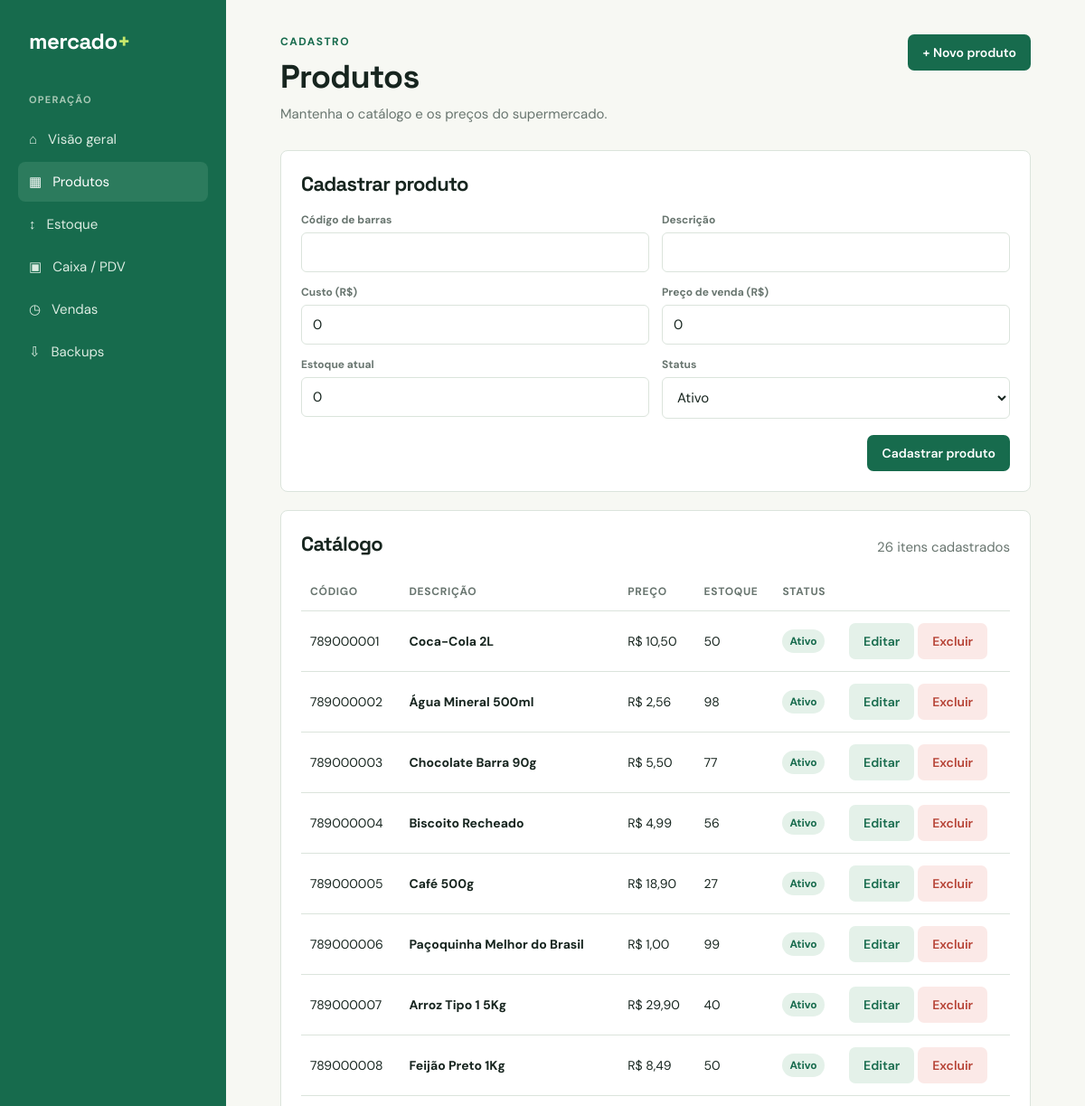
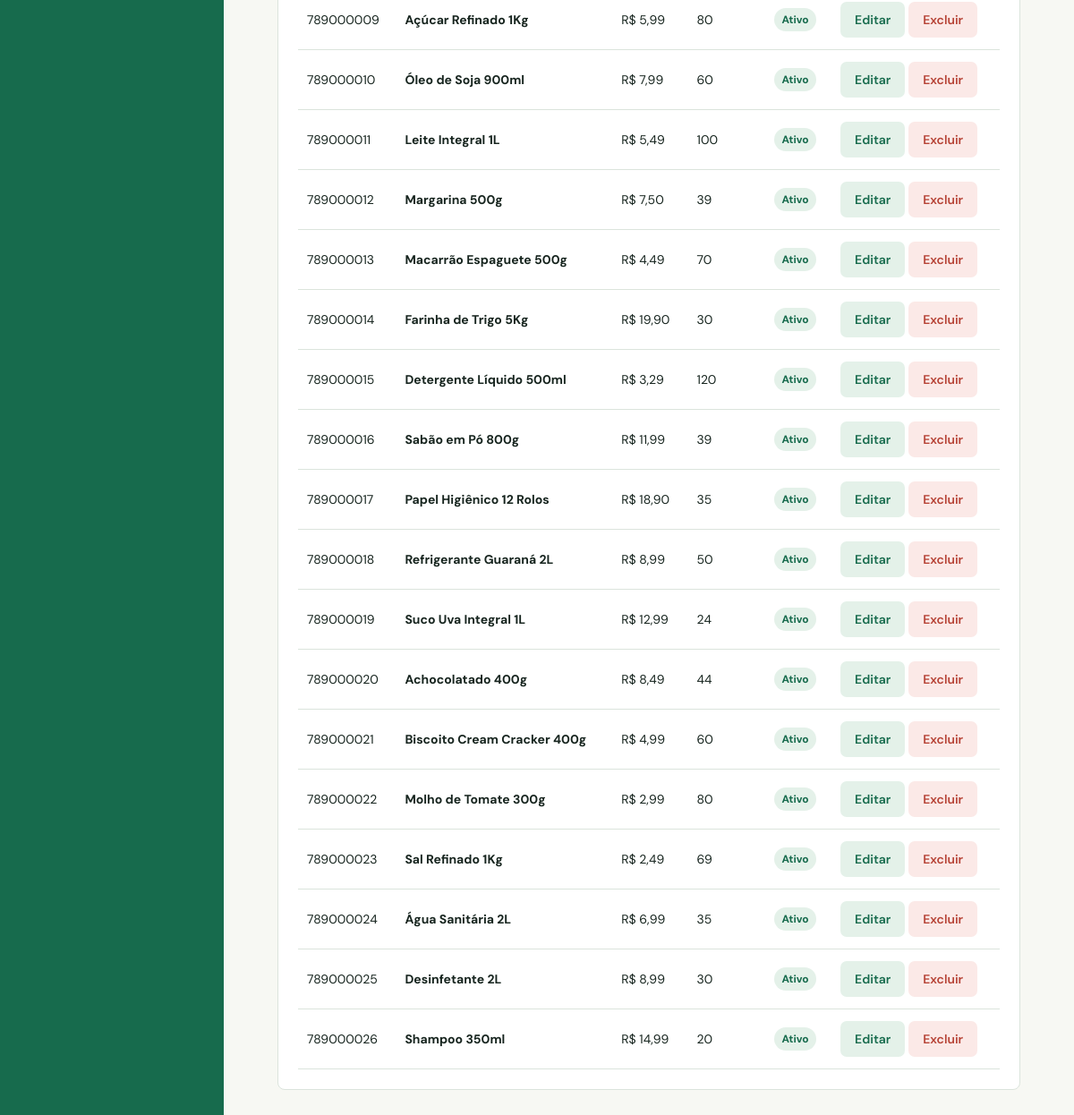
The app's page /index.php?controller=produto with its own data (2 pictures, top to bottom).
### tables this page shows
CREATE TABLE `produtos` (
  `id` int NOT NULL AUTO_INCREMENT,
  `codigo` varchar(50) DEFAULT NULL,
  `descricao` varchar(255) DEFAULT NULL,
  `custo` decimal(10,2) DEFAULT NULL,
  `preco_venda` decimal(10,2) DEFAULT NULL,
  `estoque` int DEFAULT '0',
  `ativo` tinyint DEFAULT '1',
  `criado_em` datetime DEFAULT CURRENT_TIMESTAMP,
  PRIMARY KEY (`id`),
  UNIQUE KEY `codigo` (`codigo`)
);

### app/controllers/ProdutoController.php (called while the page is built, shortened)
<?php
require_once "../app/Models/ProdutoModels.php";
class ProdutoController
{
    public function home_produto($pdo, $id = null)
    {
        $model = new ProdutoModel($pdo);
        $produtos = $model->buscarTodos();
        require "../app/Views/produtos/index.php";
    }
}

### app/models/ProdutoModels.php (called while the page is built, shortened)
<?php
class ProdutoModel
{
    private $pdo;
    public function __construct($pdo)
    {
        $this->pdo = $pdo;
    }
    public function buscarTodos()
    {
        $sql = "SELECT * FROM produtos ORDER BY codigo ASC";
        $stmt = $this->pdo->prepare($sql);
        $stmt->execute();
        return $stmt->fetchAll(PDO::FETCH_ASSOC);
    }
}

### app/views/produtos/index.php (the view, shortened to what this page needs)
<?php
$produtoEditando = isset($produtoEditando) && is_array($produtoEditando) ? $produtoEditando : [];
$produtos = isset($produtos) && is_array($produtos) ? $produtos : [];
$editando = !empty($produtoEditando);
function esc(mixed $value): string
{
    return htmlspecialchars((string)($value ?? ''), ENT_QUOTES, 'UTF-8');
} ?>
<!doctype html>
<html lang="pt-BR">
<head>
    <link rel="stylesheet" href="style.css">
</head>
<body>
    <div class="shell">
        <aside class="sidebar">
            <div class="brand">mercado<span>+</span></div>
            <div class="nav-label">Operação</div>
            <nav class="nav">
                <a href="index.php">⌂ &nbsp; Visão geral</a>
                <a class="active" href="index.php?controller=produto">▦ &nbsp; Produtos</a>
                <a href="index.php?controller=estoque">↕ &nbsp; Estoque</a>
                <a href="index.php?controller=pdv">▣ &nbsp; Caixa / PDV</a>
                <a href="index.php?controller=vendas&action=listar">◷ &nbsp; Vendas</a>
                <a href="index.php?controller=backup&action=home">⇩ &nbsp; Backups </a>
            </nav>
        </aside>
        <main class="main">
            <header class="topline">
                <div>
                    <p class="eyebrow">Cadastro</p>
                    <h1>Produtos</h1>
                    <p class="muted">Mantenha o catálogo e os preços do supermercado.</p>
                </div><a class="button" href="index.php?controller=produto&action=novo">+ Novo produto</a>
            </header>
            <section class="panel">
                <div class="panel-head">
                    <h2><?= $editando ? 'Editar produto' : 'Cadastrar produto' ?></h2><?php if ($editando): ?><a class="button light" href="index.php?controller=produto">Cancelar</a><?php endif; ?>
                </div>
                <form method="post" action="index.php?controller=produto&action=<?= $editando ? 'atualizar&id=' . (int)$produtoEditando['id'] : 'cadastrar' ?>">
                    <div class="form-grid">
                        <div class="field"><label for="codigo">Código de barras</label><input id="codigo" name="codigo" required value="<?= esc($produtoEditando['codigo'] ?? '') ?>"></div>
                        <div class="field"><label for="descricao">Descrição</label><input id="descricao" name="descricao" required value="<?= esc($produtoEditando['descricao'] ?? '') ?>"></div>
                        <div class="field"><label for="custo">Custo (R$)</label><input id="custo" name="custo" type="number" step="0.01" min="0" required value="<?= esc($produtoEditando['custo'] ?? '0') ?>"></div>
                        <div class="field"><label for="preco_venda">Preço de venda (R$)</label><input id="preco_venda" name="preco_venda" type="number" step="0.01" min="0" required value="<?= esc($produtoEditando['preco_venda'] ?? '0') ?>"></div>
                        <div class="field"><label for="estoque">Estoque atual</label><input id="estoque" name="estoque" type="number" min="0" required value="<?= esc($produtoEditando['estoque'] ?? '0') ?>"></div>
                        <div class="field"><label for="ativo">Status</label><select id="ativo" name="ativo">
                                <option value="1" <?= (($produtoEditando['ativo'] ?? 1) == 1) ? 'selected' : '' ?>>Ativo</option>
                            </select></div>
                    </div>
                    <div class="form-actions"><button class="button" type="submit"><?= $editando ? 'Salvar alterações' : 'Cadastrar produto' ?></button></div>
                </form>
            </section>
            <section class="panel">
                <div class="panel-head">
                    <h2>Catálogo</h2><span class="muted"><?= count($produtos) ?> itens cadastrados</span>
                </div>
                <div class="table-wrap">
                    <table>
                        <thead>
                            <tr>
                                <th>Código</th>
                                <th>Descrição</th>
                                <th>Preço</th>
                                <th>Estoque</th>
                                <th>Status</th>
                                <th></th>
                            </tr>
                        </thead>
                        <tbody><?php foreach ($produtos as $produto): ?><tr>
                                    <td><?= esc($produto['codigo']) ?></td>
                                    <td><strong><?= esc($produto['descricao']) ?></strong></td>
                                    <td>R$ <?= number_format((float)$produto['preco_venda'], 2, ',', '.') ?></td>
                                    <td><?= (int)$produto['estoque'] ?></td>
                                    <td><span class="badge <?= !$produto['ativo'] ? 'out' : '' ?>"><?= $produto['ativo'] ? 'Ativo' : 'Inativo' ?></span></td>
                                    <td><a class="button light" href="index.php?controller=produto&action=editar&id=<?= (int)$produto['id'] ?>">Editar</a> <a class="button danger" href="index.php?controller=produto&action=excluir&id=<?= (int)$produto['id'] ?>" onclick="return confirm('Excluir este produto?')">Excluir</a></td>
                                </tr><?php endforeach; ?></tbody>
                    </table><?php if (!$produtos): ?><div class="empty">Nenhum produto cadastrado ainda.</div><?php endif; ?>
                </div>
            </section>
        </main>
    </div>
</body>
</html>

### public/index.php (shortened to what this page needs)
<?php
require_once "../config/conexao.php";
$controller = $_GET['controller'] ?? $_GET['modulo'] ?? 'inicio';
$action = $_GET['action'] ?? 'home';
switch ($controller) {
    case 'produto':
        require_once "../app/Controllers/ProdutoController.php";
        $obj = new ProdutoController();
        if ($action === 'cadastrar') {
            $obj->cadastrar_produto($pdo);
        } elseif ($action === 'atualizar') {
            $obj->atualizar_produto($pdo, $_GET['id']);
        } elseif ($action === 'excluir') {
            $obj->excluir_produto($pdo, $_GET['id']);
        } else {
            $obj->home_produto($pdo, $action === 'editar' ? ($_GET['id'] ?? null) : null);
        }
        break;
}

### public/style.css (style rules this page uses)
:root { --ink:#17251f; --muted:#68756f; --green:#176b4d; --mint:#e4f1e9; --lime:#c7e86b; --cream:#f7f8f3; --line:#dbe4dc; --white:#fff; --red:#b64235; }
* { box-sizing:border-box; }
body { margin:0; background:var(--cream); color:var(--ink); font:15px 'DM Sans', sans-serif; }
a { color:inherit; text-decoration:none; }
.shell { display:flex; min-height:100vh; }
.sidebar { width:250px; background:var(--green); color:#fff; padding:30px 20px; display:flex; flex-direction:column; }
.brand { font:700 24px 'Space Grotesk', sans-serif; letter-spacing:-.5px; margin:0 12px 42px; }
.brand span { color:var(--lime); }
.nav-label { color:#a8c8b5; font-size:11px; font-weight:700; letter-spacing:1.2px; text-transform:uppercase; margin:0 12px 12px; }
.nav a { display:block; padding:12px; border-radius:8px; color:#dcece2; margin:3px 0; }
.nav a:hover, .nav a.active { background:#2c7b5d; color:#fff; }
.main { flex:1; min-width:0; padding:38px 5vw; }
.topline { display:flex; justify-content:space-between; align-items:flex-start; gap:20px; margin-bottom:30px; }
.eyebrow { color:var(--green); font-size:12px; font-weight:700; letter-spacing:1.5px; text-transform:uppercase; margin:0 0 8px; }
h1,h2,h3 { font-family:'Space Grotesk',sans-serif; margin:0; letter-spacing:-.7px; }
h1 { font-size:36px; }
h2 { font-size:22px; }
.muted { color:var(--muted); margin:8px 0 0; }
.button { display:inline-block; border:0; border-radius:7px; background:var(--green); color:#fff; cursor:pointer; font:600 14px 'DM Sans'; padding:11px 16px; }
.button.light { background:var(--mint); color:var(--green); }
.button.danger { background:#fbe9e7; color:var(--red); }
.panel { background:#fff; border:1px solid var(--line); border-radius:8px; padding:22px; margin-bottom:20px; }
.panel-head { display:flex; justify-content:space-between; align-items:center; gap:16px; margin-bottom:18px; }
.form-grid { display:grid; grid-template-columns:repeat(2, minmax(0,1fr)); gap:14px; }
.field { display:flex; flex-direction:column; gap:6px; }
label { font-size:12px; font-weight:700; color:var(--muted); }
input, select { border:1px solid var(--line); border-radius:6px; color:var(--ink); background:#fff; font:inherit; padding:11px 12px; width:100%; }
.form-actions { display:flex; justify-content:flex-end; gap:8px; margin-top:18px; }
.table-wrap { overflow:auto; }
table { border-collapse:collapse; width:100%; }
th,td { border-bottom:1px solid var(--line); padding:13px 10px; text-align:left; white-space:nowrap; }
th { color:var(--muted); font-size:12px; text-transform:uppercase; letter-spacing:.7px; }
td { font-size:14px; }
.badge { display:inline-block; padding:5px 8px; border-radius:20px; font-size:12px; font-weight:700; background:var(--mint); color:var(--green); }

### records on screen
produtos: codigo "789000001", descricao "Coca-Cola 2L", preco_venda "10,50", estoque "50", ativo "Ativo"
produtos: codigo "789000002", descricao "Água Mineral 500ml", preco_venda "2,56", estoque "98", ativo "Ativo"
produtos: codigo "789000003", descricao "Chocolate Barra 90g", preco_venda "5,50", estoque "77", ativo "Ativo"
produtos: codigo "789000004", descricao "Biscoito Recheado", preco_venda "4,99", estoque "56", ativo "Ativo"
produtos: codigo "789000005", descricao "Café 500g", preco_venda "18,90", estoque "27", ativo "Ativo"
produtos: codigo "789000006", descricao "Paçoquinha Melhor do Brasil", preco_venda "1,00", estoque "99", ativo "Ativo"
produtos: codigo "789000007", descricao "Arroz Tipo 1 5Kg", preco_venda "29,90", estoque "40", ativo "Ativo"
produtos: codigo "789000008", descricao "Feijão Preto 1Kg", preco_venda "8,49", estoque "50", ativo "Ativo"
produtos: codigo "789000009", descricao "Açúcar Refinado 1Kg", preco_venda "5,99", estoque "80", ativo "Ativo"
produtos: codigo "789000010", descricao "Óleo de Soja 900ml", preco_venda "7,99", estoque "60", ativo "Ativo"
produtos: codigo "789000011", descricao "Leite Integral 1L", preco_venda "5,49", estoque "100", ativo "Ativo"
produtos: codigo "789000012", descricao "Margarina 500g", preco_venda "7,50", estoque "39", ativo "Ativo"
produtos: codigo "789000013", descricao "Macarrão Espaguete 500g", preco_venda "4,49", estoque "70", ativo "Ativo"
produtos: codigo "789000014", descricao "Farinha de Trigo 5Kg", preco_venda "19,90", estoque "30", ativo "Ativo"
produtos: codigo "789000015", descricao "Detergente Líquido 500ml", preco_venda "3,29", estoque "120", ativo "Ativo"
produtos: codigo "789000016", descricao "Sabão em Pó 800g", preco_venda "11,99", estoque "39", ativo "Ativo"
produtos: codigo "789000017", descricao "Papel Higiênico 12 Rolos", preco_venda "18,90", estoque "35", ativo "Ativo"
produtos: codigo "789000018", descricao "Refrigerante Guaraná 2L", preco_venda "8,99", estoque "50", ativo "Ativo"
produtos: codigo "789000019", descricao "Suco Uva Integral 1L", preco_venda "12,99", estoque "24", ativo "Ativo"
produtos: codigo "789000020", descricao "Achocolatado 400g", preco_venda "8,49", estoque "44", ativo "Ativo"
produtos: codigo "789000021", descricao "Biscoito Cream Cracker 400g", preco_venda "4,99", estoque "60", ativo "Ativo"
produtos: codigo "789000022", descricao "Molho de Tomate 300g", preco_venda "2,99", estoque "80", ativo "Ativo"
produtos: codigo "789000023", descricao "Sal Refinado 1Kg", preco_venda "2,49", estoque "69", ativo "Ativo"
produtos: codigo "789000024", descricao "Água Sanitária 2L", preco_venda "6,99", estoque "35", ativo "Ativo"
produtos: codigo "789000025", descricao "Desinfetante 2L", preco_venda "8,99", estoque "30", ativo "Ativo"
produtos: codigo "789000026", descricao "Shampoo 350ml", preco_venda "14,99", estoque "20", ativo "Ativo"

### other values on screen
count($produtos) "26"
